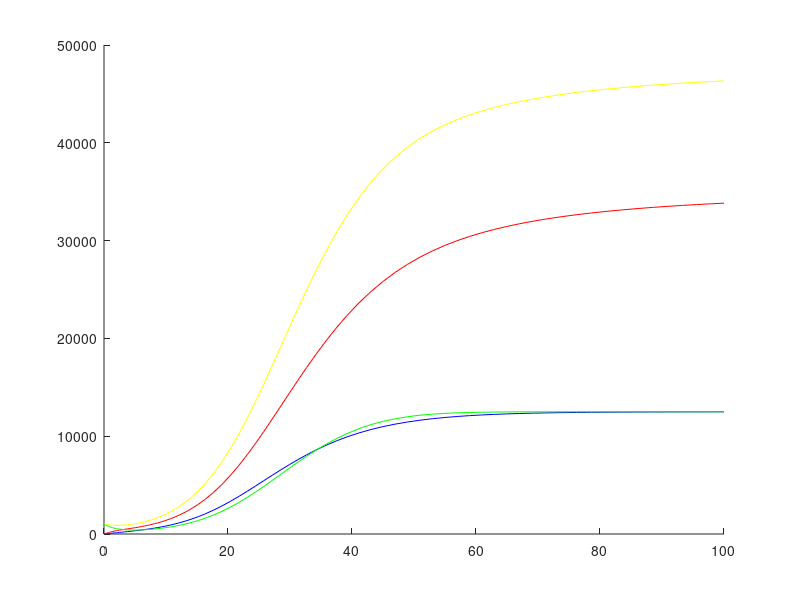

The MATLAB script that drew this image:
function res = honey_bee_iter1()
    e = 0.5;    %eclosion rate
    d = 0.14;    %natural death rate
    L = 2000;
    w = 27000;
    k = 0.25;    %rate at which worker bees respond to difference in H and F
    B_c = 12500;      %baby bee carrying capacity
    H_c = 35000;      %hive bee carrying capacity
    F_c = 12500;      %forager bee carrying capacity

    function res = derivs(t, W)
        B = W(1);
        H = W(2);
        F = W(3);
        dBdt = (L *((H+F)/(H+F+w)))*(1-B/B_c);
        dHdt = (e*B + k*(F-H))*(1-H/H_c);
%         if F > H
%             dHdt = (e*B + 0.75*(F-H) - 0.35*H) * (1-H/H_c);
%         else
%             dHdt = (e*B -0.35*H)*(1-H/H_c);
%         end
        dFdt = (-d*F + k*(H-F))*(1-F/F_c);

        res = [dBdt; dHdt; dFdt];
    end
        
    [T,Y] = ode45(@derivs,[0,100],[0, 0, 1000]);
    figure;
    hold on
    plot(T,Y(:, 1), 'b')    %baby bee population
    plot(T, Y(:,2) + Y(:,3), 'y');  %worker bee population
    plot(T, Y(:, 2), 'r')
    plot(T, Y(:, 3), 'g')

end